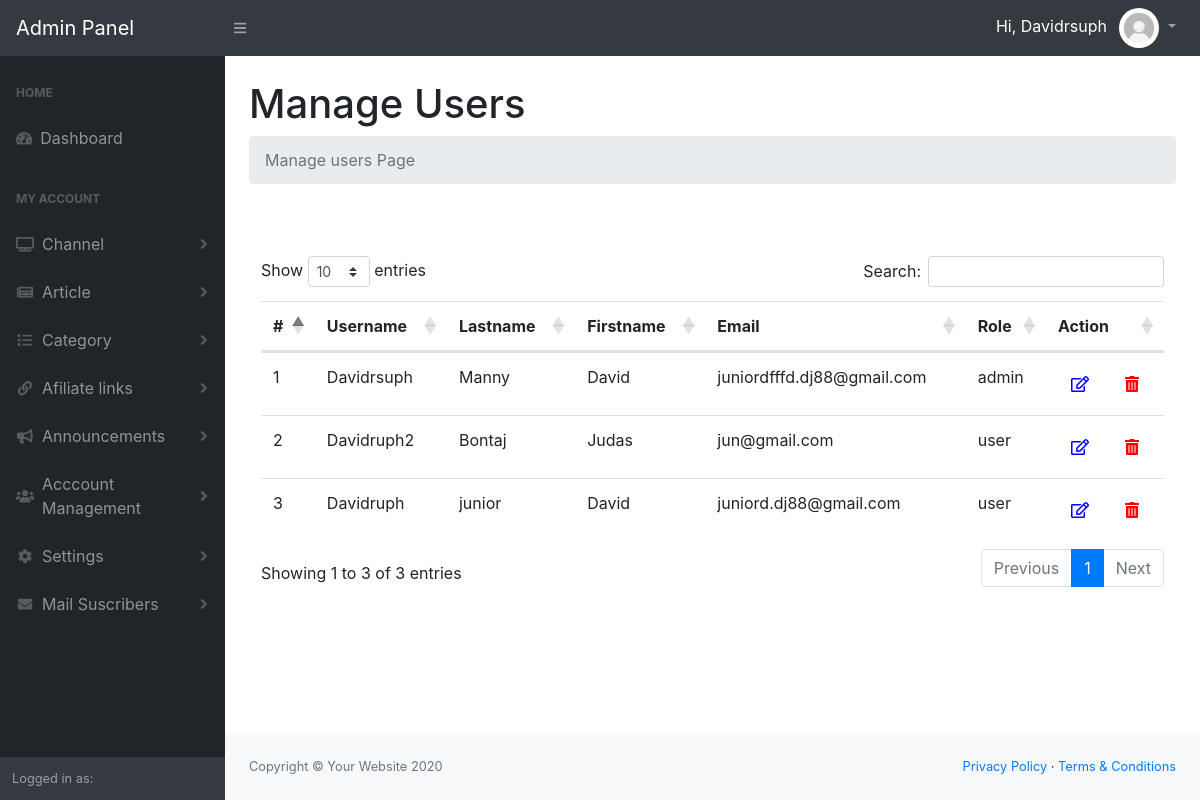
The page /admin/manage-users.php (signed in) on the database its author committed.
### tables this page shows
CREATE TABLE IF NOT EXISTS `users` (
  `id` int(11) NOT NULL AUTO_INCREMENT,
  `username` varchar(255) NOT NULL,
  `lastname` varchar(255) NOT NULL,
  `firstname` varchar(255) NOT NULL,
  `email` varchar(255) NOT NULL,
  `password` varchar(255) NOT NULL,
  `verification_code` varchar(255) DEFAULT NULL,
  `verified_email` int(11) DEFAULT NULL,
  `registered_on` timestamp NOT NULL DEFAULT CURRENT_TIMESTAMP ON UPDATE CURRENT_TIMESTAMP,
  `role` varchar(200) DEFAULT NULL,
  `profile_image` varchar(255) DEFAULT NULL,
  PRIMARY KEY (`id`)
);

### admin/manage-users.php (the view, shortened to what this page needs)
<?php
require 'functions/dbconn.php';
$sql = 'SELECT * FROM users';
$statement = $connection->prepare($sql);
$statement->execute();
$users = $statement->fetchAll(PDO::FETCH_ASSOC);
?>
<?php
    include('include/header.php');
?>
<?php
    include('include/sidebar.php');
?>
<main>
    <div class="container-fluid">
        <h1 class="mt-4">Manage Users</h1>
        <ol class="breadcrumb mb-4">
            <li class="breadcrumb-item active">Manage users Page</li>
        </ol>
        <div class="col-md-12">
            <div class="demo-box m-t-20">
                <br>
                <br>
            <div class="table-responsive">
                <table class="table m-0 table-colored-bordered table-bordered-primary" id="dataTable">
                    <thead>
                        <tr>
                            <th>#</th>
                            <th>Username</th>
                            <th>Lastname</th>
                            <th>Firstname</th>
                            <th>Email</th>
                            <th>Role</th>
                            <th>Action</th>
                        </tr>
                    </thead>
                    <tbody>
                     <?php $counter = 0; foreach($users as $user): ?>
					<tr>
                        <td><?php echo ++$counter; ?></td>
                        <td><?php echo $user['username']; ?></td>
                        <td><?php echo $user['lastname']; ?></td>
                        <td><?php echo $user['firstname']; ?></td>
                        <td><?php echo $user['email']; ?></td>
                        <td><?php echo $user['role']; ?></td>
						<td style="display: inline-flex;">
              <form action="edit-users.php" method="post">
                  <button type="submit" name="btn_edit" class="btn" style="color: blue;"><i class="far fa-edit"></i></button>
              </form>
          <form action="manage-users.php" method="post">
              <button type="submit" name="delete_btn" class="btn " onclick="return confirm('Are you sure you want to delete this user?');" style="margin-left: 10px;color: red;"><i class="fas fa-trash-alt"></i></button>
          </form>
            </td>
					</tr>
          <?php endforeach; ?>
                    </tbody>
                </table>
                </div>
            </div>
        </div>
    </div>
</main>
<?php
    include('include/footer.php');
?>
<?php
    include('include/scripts.php');
?>

### rows shown on the page
users: username "Davidrsuph", lastname "Manny", firstname "David", email "juniordfffd.dj88@gmail.com", role "admin"
users: username "Davidruph2", lastname "Bontaj", firstname "Judas", email "jun@gmail.com", role "user"
users: username "Davidruph", lastname "junior", firstname "David", email "juniord.dj88@gmail.com", role "user"

### other values the page prints
$user "Davidrsuph"
